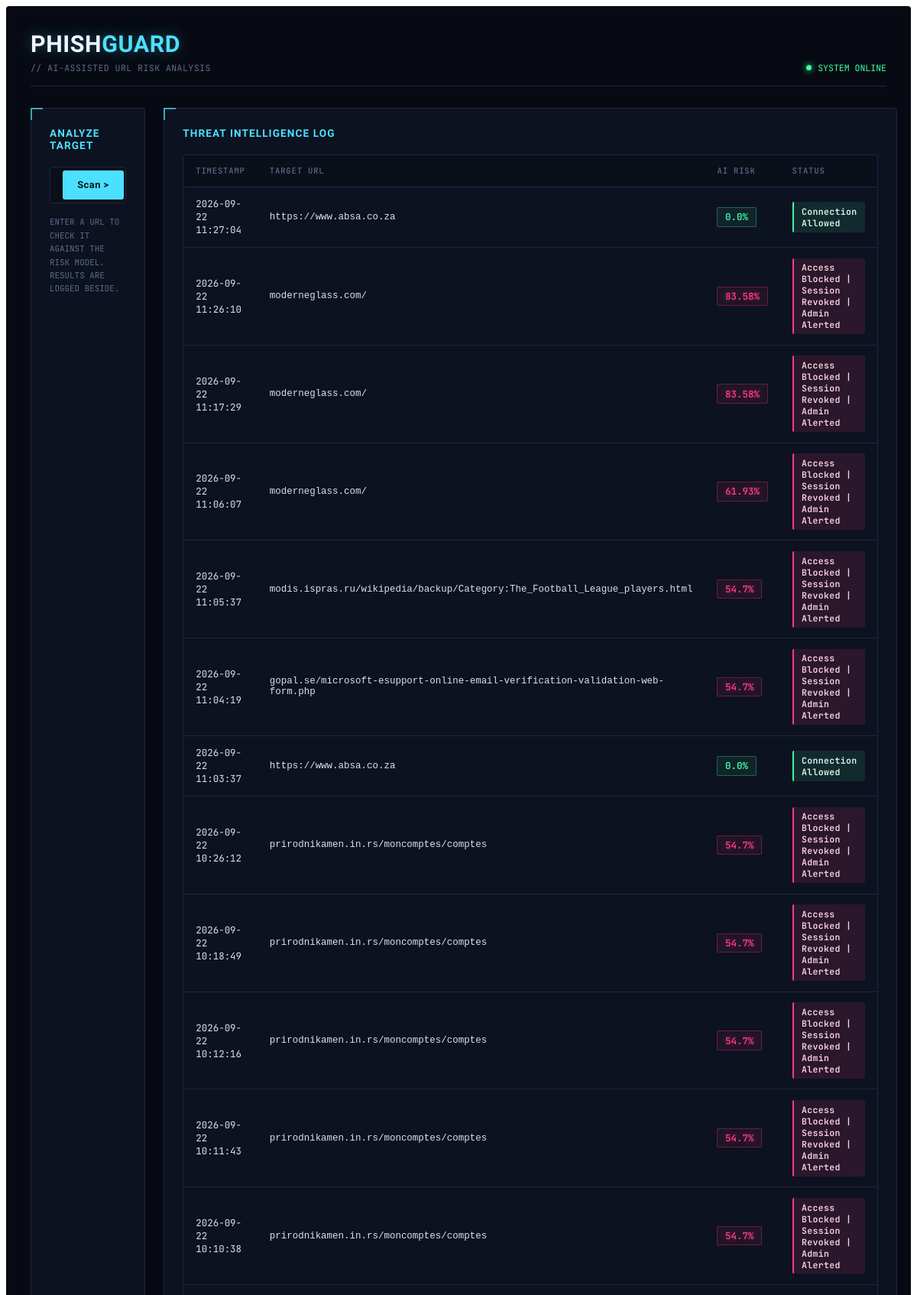
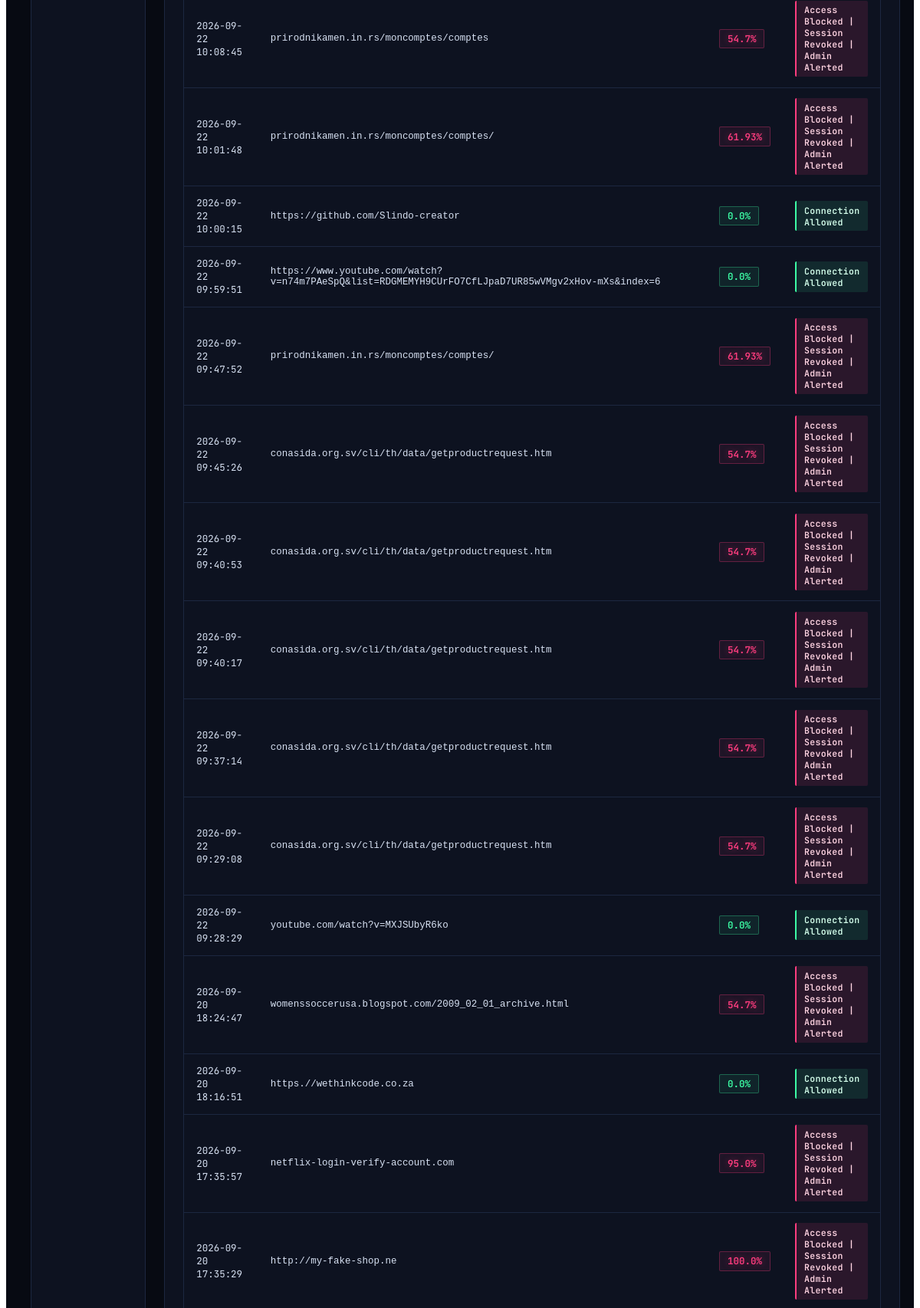
The page / (upper part) on the database its author committed (2 pictures, top to bottom).
### tables this page shows
CREATE TABLE threat_logs (
            id INTEGER PRIMARY KEY AUTOINCREMENT,
            timestamp DATETIME DEFAULT (datetime('now', 'localtime')),
            url TEXT NOT NULL,
            risk_score REAL NOT NULL,
            status TEXT NOT NULL,
            action_taken TEXT NOT NULL
        );

### app.py (the view)
@app.route('/')
def dashboard():
    logs = get_all_logs()
    return render_template('dashboard.html', logs=logs)

### database.py (called while the page is built)
def get_all_logs():
    conn = sqlite3.connect(DB_FILE)
    cursor = conn.cursor()
    cursor.execute("SELECT * FROM threat_logs ORDER BY timestamp DESC")
    logs = cursor.fetchall()
    conn.close()
    return logs

### templates/dashboard.html (shortened to what this page needs)
{% block content %}
<div class="pg-root">
  <div class="pg-header">
    <div>
      <h1 class="pg-title">PHISH<span>GUARD</span></h1>
      <div class="pg-subtitle">// AI-ASSISTED URL RISK ANALYSIS</div>
    </div>
    <div class="pg-status">
      <span class="pg-dot"></span> SYSTEM ONLINE
    </div>
  </div>
  <div class="pg-grid">
    <div class="pg-panel">
      <h2>Analyze Target</h2>
      <form action="/scan" method="POST">
        <div class="pg-input-row">
          <button type="submit" class="pg-btn">Scan &gt;</button>
        </div>
      </form>
      <div class="pg-hint">
        ENTER A URL TO CHECK IT AGAINST THE RISK MODEL.<br>
        RESULTS ARE LOGGED BESIDE.
      </div>
    </div>
    <div class="pg-panel">
      <h2>Threat Intelligence Log</h2>
      <div class="pg-table-wrap">
        <table class="pg-table">
          <thead>
            <tr>
              <th>Timestamp</th>
              <th>Target URL</th>
              <th>AI Risk</th>
              <th>Status</th>
            </tr>
          </thead>
          <tbody>
            {% if logs %}
              {% for log in logs %}
              <tr>
                <td class="pg-url">{{ log[1] }}</td>
                <td class="pg-url"><code>{{ log[2] }}</code></td>
                <td>
                  {% if log[3] >= 40.0 %}
                    <span class="pg-risk pg-risk--high">{{ log[3] }}%</span>
                  {% else %}
                    <span class="pg-risk pg-risk--low">{{ log[3] }}%</span>
                  {% endif %}
                </td>
                <td>
                  {% if log[4] == 'MALICIOUS' %}
                    <span class="pg-tag pg-tag--bad">{{ log[5] }}</span>
                  {% else %}
                    <span class="pg-tag pg-tag--ok">{{ log[5] }}</span>
                  {% endif %}
                </td>
              </tr>
              {% endfor %}
            {% else %}
              <tr>
                <td colspan="4" class="pg-empty">NO TRAFFIC LOGGED IN phishguard.db — SUBMIT A URL TO BEGIN.</td>
              </tr>
            {% endif %}
          </tbody>
        </table>
      </div>
    </div>
  </div>
</div>
{% endblock %}

### templates/dashboard.html (style rules this page uses)
.pg-root { --bg: #070a12; --panel: #0d1220; --panel-2: #0a0f1a; --line: #1c2740; --cyan: #4ce0ff; --magenta: #ff3d7f; --green: #3dffa6; --text: #d7e1f2; --muted: #5c6b8a; font-family: 'Chakra Petch', sans-serif; color: var(--text); background: linear-gradient(var(--bg), var(--bg)), repeating-linear-gradient(0deg, rgba(76,224,255,0.035) 0px, rgba(76,224,255,0.035) 1px, transparent 1px, transparent 24px), repeating-linear-gradient(90deg, rgba(76,224,255,0.035) 0px, rgba(76,224,255,0.035) 1px, transparent 1px, transparent 24px); padding: 2rem; border-radius: 4px; position: relative; }
.pg-header { display: flex; justify-content: space-between; align-items: flex-end; margin-bottom: 1.75rem; padding-bottom: 1rem; border-bottom: 1px solid var(--line); }
.pg-title { font-size: 1.9rem; font-weight: 700; letter-spacing: 0.02em; margin: 0; color: #f2f6ff; text-shadow: 0 0 18px rgba(76,224,255,0.35); }
.pg-title span { color: var(--cyan); }
.pg-subtitle { font-family: 'JetBrains Mono', monospace; font-size: 0.72rem; color: var(--muted); margin-top: 0.35rem; letter-spacing: 0.04em; }
.pg-status { font-family: 'JetBrains Mono', monospace; font-size: 0.72rem; color: var(--green); display: flex; align-items: center; gap: 0.5rem; }
.pg-dot { width: 7px; height: 7px; border-radius: 50%; background: var(--green); box-shadow: 0 0 8px var(--green); animation: pg-pulse 1.8s ease-in-out infinite; }
.pg-grid { display: grid; grid-template-columns: 1fr; gap: 1.5rem; }
@media (min-width: 1024px) { .pg-grid { grid-template-columns: 1fr 2fr; } }
.pg-panel { background: var(--panel); border: 1px solid var(--line); border-radius: 3px; padding: 1.5rem; position: relative; }
.pg-panel::before, .pg-panel::after { content: ''; position: absolute; width: 14px; height: 14px; border-color: var(--cyan); opacity: 0.7; }
.pg-panel::before { top: -1px; left: -1px; border-top: 2px solid var(--cyan); border-left: 2px solid var(--cyan); }
.pg-panel::after { bottom: -1px; right: -1px; border-bottom: 2px solid var(--cyan); border-right: 2px solid var(--cyan); }
.pg-panel h2 { font-size: 0.85rem; font-weight: 600; letter-spacing: 0.08em; text-transform: uppercase; color: var(--cyan); margin: 0 0 1.25rem 0; }
.pg-input-row { display: flex; align-items: center; background: var(--panel-2); border: 1px solid var(--line); border-radius: 3px; padding: 0.15rem 0.15rem 0.15rem 1rem; transition: border-color 0.15s ease, box-shadow 0.15s ease; }
.pg-btn { background: var(--cyan); color: #04141c; font-family: 'Chakra Petch', sans-serif; font-weight: 700; font-size: 0.8rem; letter-spacing: 0.04em; border: none; border-radius: 3px; padding: 0.7rem 1.2rem; cursor: pointer; white-space: nowrap; transition: box-shadow 0.15s ease, transform 0.1s ease; }
.pg-hint { font-family: 'JetBrains Mono', monospace; font-size: 0.68rem; color: var(--muted); margin-top: 0.9rem; line-height: 1.6; }
.pg-table-wrap { overflow-x: auto; border: 1px solid var(--line); border-radius: 3px; }
table.pg-table { width: 100%; border-collapse: collapse; font-size: 0.82rem; }
table.pg-table thead tr { background: var(--panel-2); border-bottom: 1px solid var(--line); }
table.pg-table th { font-family: 'JetBrains Mono', monospace; font-size: 0.66rem; letter-spacing: 0.08em; text-transform: uppercase; color: var(--muted); text-align: left; padding: 0.85rem 1rem; font-weight: 500; }
table.pg-table td { padding: 0.85rem 1rem; font-family: 'JetBrains Mono', monospace; font-size: 0.78rem; border-top: 1px solid var(--line); color: var(--text); }
table.pg-table tbody tr { transition: background 0.12s ease; }
.pg-url { color: #b9c6e0; }
.pg-risk { display: inline-block; padding: 0.2rem 0.6rem; border-radius: 2px; font-weight: 600; }
.pg-risk--high { color: var(--magenta); background: rgba(255,61,127,0.08); border: 1px solid rgba(255,61,127,0.3); text-shadow: 0 0 10px rgba(255,61,127,0.4); }
.pg-risk--low { color: var(--green); background: rgba(61,255,166,0.08); border: 1px solid rgba(61,255,166,0.3); }
.pg-tag { display: inline-block; padding: 0.3rem 0.65rem; border-radius: 2px; font-size: 0.72rem; font-weight: 600; letter-spacing: 0.03em; }
.pg-tag--bad { color: #ffd4e2; background: rgba(255,61,127,0.12); border-left: 2px solid var(--magenta); }
.pg-tag--ok { color: #d4ffec; background: rgba(61,255,166,0.1); border-left: 2px solid var(--green); }

### rows shown on the page
threat_logs: timestamp "2026-09-22 11:27:04", url "https://www.absa.co.za", risk_score "0.0", action_taken "Connection Allowed"
threat_logs: timestamp "2026-09-22 11:26:10", url "moderneglass.com/", risk_score "83.58", action_taken "Access Blocked | Session Revoked | Admin Alerted"
threat_logs: timestamp "2026-09-22 11:17:29", url "moderneglass.com/", risk_score "83.58", action_taken "Access Blocked | Session Revoked | Admin Alerted"
threat_logs: timestamp "2026-09-22 11:06:07", url "moderneglass.com/", risk_score "61.93", action_taken "Access Blocked | Session Revoked | Admin Alerted"
threat_logs: timestamp "2026-09-22 11:05:37", url "modis.ispras.ru/wikipedia/backup/Category:The_Football_League_players.html", risk_score "54.7", action_taken "Access Blocked | Session Revoked | Admin Alerted"
threat_logs: timestamp "2026-09-22 11:04:19", url "gopal.se/microsoft-esupport-online-email-verification-validation-web-form.php", risk_score "54.7", action_taken "Access Blocked | Session Revoked | Admin Alerted"
threat_logs: timestamp "2026-09-22 11:03:37", url "https://www.absa.co.za", risk_score "0.0", action_taken "Connection Allowed"
threat_logs: timestamp "2026-09-22 10:26:12", url "prirodnikamen.in.rs/moncomptes/comptes", risk_score "54.7", action_taken "Access Blocked | Session Revoked | Admin Alerted"
threat_logs: timestamp "2026-09-22 10:18:49", url "prirodnikamen.in.rs/moncomptes/comptes", risk_score "54.7", action_taken "Access Blocked | Session Revoked | Admin Alerted"
threat_logs: timestamp "2026-09-22 10:12:16", url "prirodnikamen.in.rs/moncomptes/comptes", risk_score "54.7", action_taken "Access Blocked | Session Revoked | Admin Alerted"
threat_logs: timestamp "2026-09-22 10:11:43", url "prirodnikamen.in.rs/moncomptes/comptes", risk_score "54.7", action_taken "Access Blocked | Session Revoked | Admin Alerted"
threat_logs: timestamp "2026-09-22 10:10:38", url "prirodnikamen.in.rs/moncomptes/comptes", risk_score "54.7", action_taken "Access Blocked | Session Revoked | Admin Alerted"
threat_logs: timestamp "2026-09-22 10:08:45", url "prirodnikamen.in.rs/moncomptes/comptes", risk_score "54.7", action_taken "Access Blocked | Session Revoked | Admin Alerted"
threat_logs: timestamp "2026-09-22 10:01:48", url "prirodnikamen.in.rs/moncomptes/comptes/", risk_score "61.93", action_taken "Access Blocked | Session Revoked | Admin Alerted"
threat_logs: timestamp "2026-09-22 10:00:15", url "https://github.com/Slindo-creator", risk_score "0.0", action_taken "Connection Allowed"
threat_logs: timestamp "2026-09-22 09:59:51", url "https://www.youtube.com/watch?v=n74m7PAeSpQ&list=RDGMEMYH9CUrFO7CfLJpaD7UR85wVMgv2xHov-mXs&index=6", risk_score "0.0", action_taken "Connection Allowed"
threat_logs: timestamp "2026-09-22 09:47:52", url "prirodnikamen.in.rs/moncomptes/comptes/", risk_score "61.93", action_taken "Access Blocked | Session Revoked | Admin Alerted"
threat_logs: timestamp "2026-09-22 09:45:26", url "conasida.org.sv/cli/th/data/getproductrequest.htm", risk_score "54.7", action_taken "Access Blocked | Session Revoked | Admin Alerted"
threat_logs: timestamp "2026-09-22 09:40:53", url "conasida.org.sv/cli/th/data/getproductrequest.htm", risk_score "54.7", action_taken "Access Blocked | Session Revoked | Admin Alerted"
threat_logs: timestamp "2026-09-22 09:40:17", url "conasida.org.sv/cli/th/data/getproductrequest.htm", risk_score "54.7", action_taken "Access Blocked | Session Revoked | Admin Alerted"
threat_logs: timestamp "2026-09-22 09:37:14", url "conasida.org.sv/cli/th/data/getproductrequest.htm", risk_score "54.7", action_taken "Access Blocked | Session Revoked | Admin Alerted"
threat_logs: timestamp "2026-09-22 09:29:08", url "conasida.org.sv/cli/th/data/getproductrequest.htm", risk_score "54.7", action_taken "Access Blocked | Session Revoked | Admin Alerted"
threat_logs: timestamp "2026-09-22 09:28:29", url "youtube.com/watch?v=MXJSUbyR6ko", risk_score "0.0", action_taken "Connection Allowed"
threat_logs: timestamp "2026-09-20 18:24:47", url "womenssoccerusa.blogspot.com/2009_02_01_archive.html", risk_score "54.7", action_taken "Access Blocked | Session Revoked | Admin Alerted"
threat_logs: timestamp "2026-09-20 18:16:51", url "https.//wethinkcode.co.za", risk_score "0.0", action_taken "Connection Allowed"
threat_logs: timestamp "2026-09-20 17:35:57", url "netflix-login-verify-account.com", risk_score "95.0", action_taken "Access Blocked | Session Revoked | Admin Alerted"
threat_logs: timestamp "2026-09-20 17:35:29", url "http://my-fake-shop.ne", risk_score "100.0", action_taken "Access Blocked | Session Revoked | Admin Alerted"
